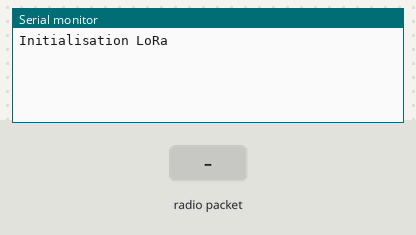
The sketch below on a simulated Arduino Uno, built with avr-gcc and run on an emulated ATmega328P. Parts: the last lines printed to the serial monitor. The test bench sets the inputs (shaded band). No radio packets arrive unless stated.

Above: at 1.2 s.
1.3 s: radio packet "1" arrives
At 2.4 s:
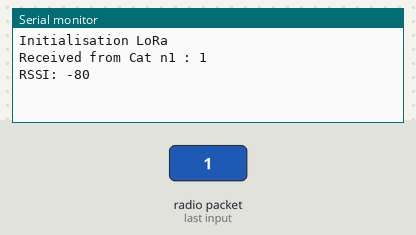
2.8 s: radio packet "0" arrives
At 3.6 s:
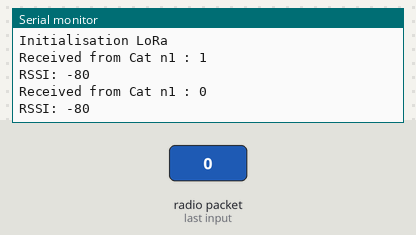
4.3 s: radio packet "2" arrives
At 4.7 s:
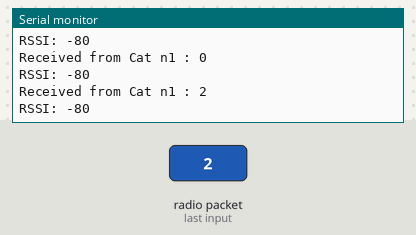

The sketch:

gateway.ino
```cpp
//
// Lolcat Gateway, Lora to Serial
//

#define DEBUG true //enable Serial logging
#define SEND_TO_ESP false //enable data transmission to ESP through SerialSoftware

#include <SoftwareSerial.h>
#include <RHReliableDatagram.h>
#include <RH_RF95.h>
#include <SPI.h>

// Network Adresses
#define GATEWAY_ADDRESS 254
#define CAT1 1

// PIn Configuration for LoRa Featherwing
#define RFM95_CS 10
#define RFM95_RST 9
#define RFM95_INT 2


SoftwareSerial espSerial(5,6); // RX, TX for Serial transmettion to the ESP8266

// Singleton instance of the radio driver
RH_RF95 driver(RFM95_CS, RFM95_INT);

// Class to manage message delivery and receipt, using the driver declared above
RHReliableDatagram manager(driver, GATEWAY_ADDRESS);

void setup()
{

  setupLog();
  setupEspSerial();

  pinMode(RFM95_RST, OUTPUT);
  // manual reset
  digitalWrite(RFM95_RST, LOW);
  delay(10);
  digitalWrite(RFM95_RST, HIGH);
  delay(10);

  log("Initialisation LoRa");
  if (!manager.init())
    log("Erreur d'initialisation");

  //manager.setTimeout(1000);
  //manager.setRetries(5);

  //modify ModemConfig for a Slow+long range.
  //driver.setModemConfig(RH_RF95::Bw31_25Cr48Sf512);
  //driver.setModemConfig(RH_RF95::Bw125Cr48Sf4096);
  //driver.setTxPower(23, false);

  sendToEsp("#GatewayUP#");
}

// Dont put this on the stack:
uint8_t buf[RH_RF95_MAX_MESSAGE_LEN];

void loop()
{
  //log("Attente de message");
  if (manager.available())
  {
    // Wait for a message addressed to us from the client
    uint8_t len = sizeof(buf);
    uint8_t from;
    if (manager.recvfromAck(buf, &len, &from))
    {
      log("Received from Cat n"+String(from)+" : " + String((char*)buf));
      //log rssi (Received Signal Strength Indication)
      //This number will range from about -15 to about -100. The larger the number (-15 being the highest you'll likely see)
      log("RSSI: " + String(driver.lastRssi(), DEC));

      sendToEsp((char*)buf);
    }
  }
}

void setupLog() {
  if (DEBUG) {
    Serial.begin(115200);
    while (!Serial)
      ; // Wait for serial port to be available
  }
}
void setupEspSerial() {
  if (SEND_TO_ESP) {
    espSerial.begin(9600);
    while (!espSerial)
      ; // Wait for serial port to be available
    log("Envoi vers l'esp actif");
  }
}

void sendToEsp(String msg) {
  if (SEND_TO_ESP) {
    log("=> ESP : " + msg);
    espSerial.println(msg);
  }
}


void log(String msg) {
  if (DEBUG) {
    Serial.println(msg);
  }
}
```

Measured:
- after the input at 1.3 s, the serial monitor: prints a new line at once (image 1)
- after the input at 2.8 s, the serial monitor: prints a new line at once (image 2)
- after the input at 4.3 s, the serial monitor: prints a new line at once (image 3)
